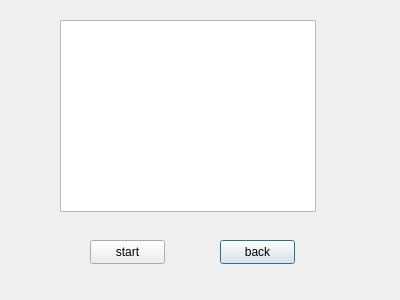
<?xml version="1.0" encoding="UTF-8"?>
<ui version="4.0">
 <class>Sub</class>
 <widget class="QDialog" name="Sub">
  <property name="geometry">
   <rect>
    <x>0</x>
    <y>0</y>
    <width>400</width>
    <height>300</height>
   </rect>
  </property>
  <property name="windowTitle">
   <string>Dialog</string>
  </property>
  <widget class="QPushButton" name="back_Button">
   <property name="geometry">
    <rect>
     <x>220</x>
     <y>240</y>
     <width>75</width>
     <height>24</height>
    </rect>
   </property>
   <property name="text">
    <string>back</string>
   </property>
  </widget>
  <widget class="QTextBrowser" name="text_Browser">
   <property name="geometry">
    <rect>
     <x>60</x>
     <y>20</y>
     <width>256</width>
     <height>192</height>
    </rect>
   </property>
  </widget>
  <widget class="QPushButton" name="testButton">
   <property name="geometry">
    <rect>
     <x>90</x>
     <y>240</y>
     <width>75</width>
     <height>24</height>
    </rect>
   </property>
   <property name="text">
    <string>start</string>
   </property>
  </widget>
 </widget>
 <resources/>
 <connections/>
</ui>
